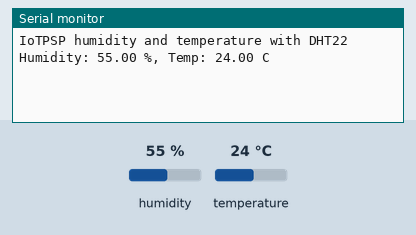
Recording of a sketch running on a simulated Arduino Nano, built with avr-gcc and run on an emulated ATmega328P. Parts: the last lines printed to the serial monitor. The inputs (shaded band) are chosen by the test bench; at power-on: humidity 55 %, temperature 24 °C.

Above: at 3.5 s.
3.6 s: humidity set to 22 %
At 5.0 s:
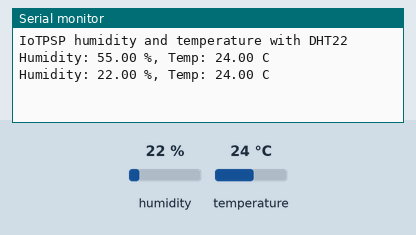
6.3 s: temperature set to 12 °C
At 6.7 s:
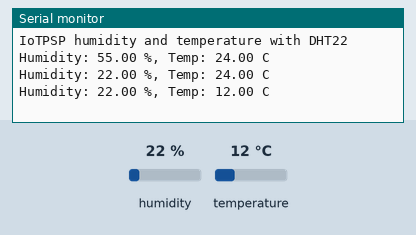
9.0 s: humidity set to 40 %
At 11.4 s:
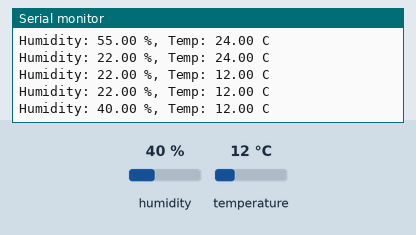
Timing chart, 0 to 12.9 s (numbered marks = the images above; inputs shaded):
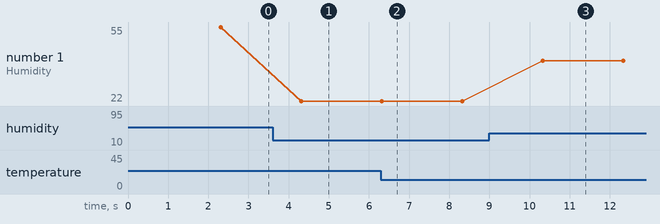

The sketch:

IoTPSP_DHT_NANO.ino
```cpp
// program to test a DHT module or a DHT naked senosor on the IoT Proto Shield Plus
// www.gtronicsShop.com


// select ARDUINO NANO or EVERY according to the device your are using
// tools->Board->"ARDUINO NANO xxxx"
// select port number

// this sketch needs DHT sensor library

#include <DHT.h>;

//Constants
#define DHT_PIN 9         // NANO data pin connecte dto DHT sensor
#define DHT_TYPE DHT22    // DHT 22
DHT dht(DHT_PIN, DHT_TYPE);


//Variables
int chk;
float humidity;  //Stores humidity value
float temperature; //Stores temperature value

void setup()
{
  Serial.begin(9600);
  delay(300);
  Serial.println("IoTPSP humidity and temperature with DHT22");


  dht.begin();
  delay(2000);
}

void loop()
{

  //Read data and store it to variables hum and temp
  humidity = dht.readHumidity();
  temperature = dht.readTemperature();
  //Print temp and humidity values to serial monitor
  Serial.print("Humidity: ");
  Serial.print(humidity);
  Serial.print(" %, Temp: ");
  Serial.print(temperature);
  Serial.println(" C");
  delay(2000);
}
```

Measured:
- after the input at 3.6 s, the serial monitor: prints a new line after 0.71 s (image 1)
- after the input at 6.3 s, the serial monitor: prints a new line at once (image 2)
- after the input at 9.0 s, the serial monitor: prints a new line after 1.3 s (image 3)
- plotted number 1: 55 → 22 after the input at 3.6 s, 22 → 40 after the input at 9.0 s
